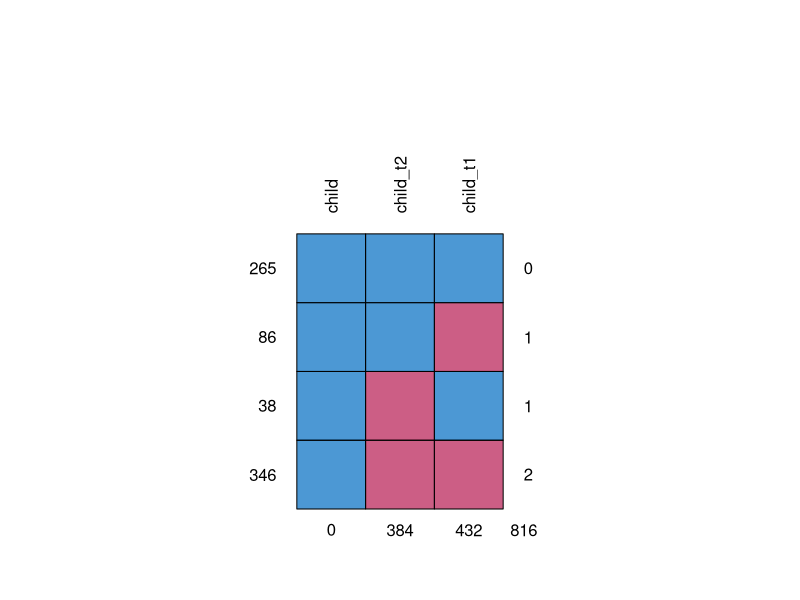

R code for this plot: (Note: this script raises an error after producing the figure.)

# preparation
rm(list = ls())
set.seed(500)
library(mice)   
data <- read.csv("children.csv")

# check data
head(data, 5)
summary(data)

# edit data into binomial format (0: absence; 1:presence)
data <- apply(data[,-1], 2, as.factor)
head(data, 5)
summary(data)

# check the presence of missings across the dataframe
md.pattern(data, rotate.names = TRUE)
sum(is.na(data))
 
# imputation methods present in mice
methods(mice)

# imputation step
# method: "logreg" (for categorical data with two levels: binomial)
# method: "polr" (for categorical data with > 2 levels)
# method: "norm" (for continuous data)

children <- mice(data, m = 1, maxit = 50, meth = "logreg", seed = 500)
summary(children)
plot(children)

# NOTE: the parameter m = defines the number of predicted imputed values.
#       the imputation may produce several possible imputation scenarios.
#       to define those use m and seed, so that results are reproducible.

# extract completed cases (imputed values)
children <- complete(children, 1) # the number 1, selects the first imputation scenario.

sessionInfo()